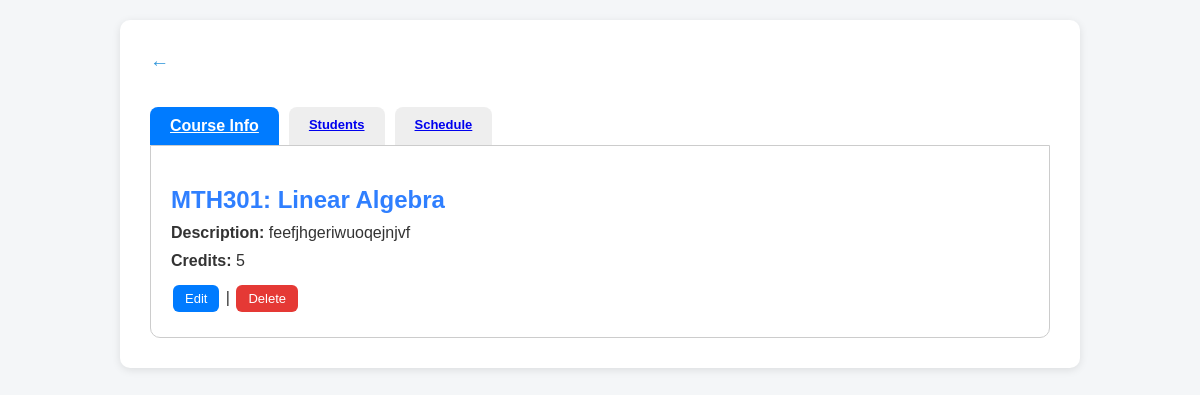
/controller/CourseController.php?action=details&id=13, run on the app's committed database.
### tables this page shows
CREATE TABLE IF NOT EXISTS `courses` (
  `id` int NOT NULL AUTO_INCREMENT,
  `course_code` varchar(20) NOT NULL,
  `course_name` varchar(100) NOT NULL,
  `description` text,
  `credits` int DEFAULT '3',
  `created_at` datetime DEFAULT CURRENT_TIMESTAMP,
  `updated_at` datetime DEFAULT CURRENT_TIMESTAMP ON UPDATE CURRENT_TIMESTAMP,
  PRIMARY KEY (`id`),
  UNIQUE KEY `course_code` (`course_code`),
  UNIQUE KEY `course_name` (`course_name`)
);

### models/Course.php (called while the page is built, shortened)
<?php
class Course
{
    private $pdo;
    public function __construct($pdo)
    {
        $this->pdo = $pdo;
    }
    public static function fromRow($pdo, $row)
    {
        $course = new self($pdo);
        $course->id = $row['id'];
        $course->course_code = $row['course_code'];
        $course->course_name = $row['course_name'];
        $course->description = $row['description'];
        $course->credits = $row['credits'];
        $course->created_at = $row['created_at'];
        $course->updated_at = $row['updated_at'];
        return $course;
    }
    public function find($id)
    {
        try {
            $stmt = $this->pdo->prepare("SELECT * FROM courses WHERE id = ?");
            $stmt->execute([$id]);
            $row = $stmt->fetch();
            if ($row) {
                return ['success' => self::fromRow($this->pdo, $row)];
            } else {
                return ['error' => 'Course not found.'];
            }
        } catch (PDOException $e) {
            return ['error' => $e->getMessage()];
        }
    }
}

### views/course_details.php (the view, shortened to what this page needs)
<?php
$activeTab = $_SESSION['active_tab'] ?? 'info';
?>
<html lang="en">
<head>
    <link rel="stylesheet" href="../css/mainCD.css">
</head>
<body>
    <div class="course-details">
        <a href="../controller/CourseController.php?action=index" class="back-arrow">&#8592;</a>
        <div class="tabs">
            <a href="../controller/CourseController.php?action=details&id=<?= $course->id ?>&tab=info" class="tab-btn<?= $activeTab === 'info' ? ' active' : '' ?>">Course Info</a>
            <a href="../controller/CourseController.php?action=details&id=<?= $course->id ?>&tab=students" class="tab-btn<?= $activeTab === 'students' ? ' active' : '' ?>">Students</a>
            <a href="../controller/CourseController.php?action=details&id=<?= $course->id ?>&tab=schedule" class="tab-btn<?= $activeTab === 'schedule' ? ' active' : '' ?>">Schedule</a>
        </div>
        <div class="tab-content" id="info" style="<?= $activeTab === 'info' ? '' : 'display:none;' ?>">
            <h2><?= $course->course_code ?>: <?= htmlspecialchars($course->course_name) ?></h2>
            <p class="desc"><strong>Description:</strong> <?= nl2br(htmlspecialchars($course->description)) ?></p>
            <p><strong>Credits:</strong> <?= $course->credits ?></p>
            <div class="actions">
                <form method="POST" style="display:inline;" action="../controller/CourseController.php?action=editForm">
                    <button type="submit" class="edit">Edit</button>
                </form> |
                <form method="POST" style="display:inline;" class="delete-form" action="../controller/CourseController.php?action=delete">
                    <button type="submit" class="delete-btn" data-message='Are you sure you want to delete this course?'>Delete</button>
                </form>
            </div>
        </div>
    </div>
</body>
</html>

### css/mainCD.css (style rules this page uses)
body { font-family: Arial, sans-serif; background-color: #f4f6f8; margin: 0; padding: 20px; color: #333; }
.back-arrow { display: inline-block; margin-bottom: 15px; font-size: 1.8em; color: #3498db; text-decoration: none; cursor: pointer; }
.course-details { max-width: 900px; margin: auto; background: white; padding: 30px; border-radius: 10px; box-shadow: 0 2px 8px rgba(0, 0, 0, 0.1); }
h2 { margin-bottom: 10px; color: #2f7fff; }
p { margin: 10px 0; }
.desc { word-wrap: break-word; overflow-wrap: break-word; }
.actions { margin-top: 10px; }
.edit, .delete-btn, .button { width: fit-content; background-color: #007bff; color: white; border: none; padding: 6px 12px; margin: 5px 2px; border-radius: 6px; text-decoration: none; cursor: pointer; transition: background 0.2s ease; font-size: small; }
.delete-btn { background-color: #e53935; }
.back-arrow { text-decoration: none; font-size: 1.2rem; display: inline-block; margin-bottom: 15px; }
.tabs { display: flex; gap: 10px; margin: 20px 0 0 0; }
.tab-btn { padding: 10px 20px; background-color: #eee; border: none; border-radius: 8px 8px 0 0; cursor: pointer; font-weight: bold; transition: background 0.3s; font-size: small; }
.tab-btn.active, .tab-btn:hover { background-color: #007bff; color: white; font-size: medium; }
.tab-content { border: 1px solid #ccc; padding: 20px; background-color: white; border-radius: 0 0 10px 10px; }

### data on the page
courses: course_code "MTH301", course_name "Linear Algebra", description "feefjhgeriwuoqejnjvf", credits "5"
